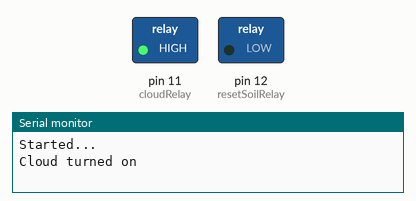
Recording of a sketch running on a simulated Arduino Uno, built with avr-gcc and run on an emulated ATmega328P. Shown: switched loads named in the sketch (green lamp = pin HIGH), the last lines printed to the serial monitor.

Above: at 0.1 s.
At 72.1 s:
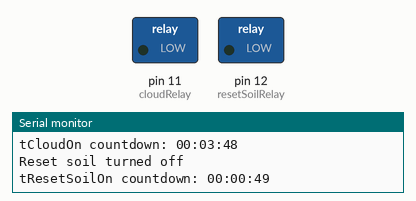
At 122.1 s:
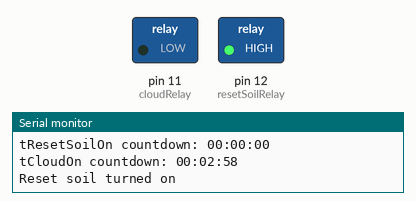
Timing chart, 0 to 123.6 s (numbered marks = the images above):
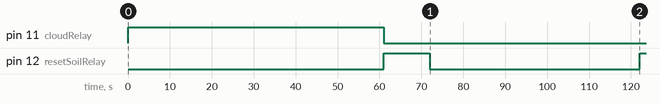

Measured:
- by itself, pin 11 (cloudRelay): HIGH → LOW at 61.0 s
- by itself, pin 12 (resetSoilRelay): LOW → HIGH at 61.1 s, → LOW 11.0 s later, → HIGH 50.0 s later

The sketch:

MoistureSensorProp.ino
```cpp
#include "Countimer.h"

const int cloudRelay = 11;
const int resetSoilRelay = 12;

Countimer tCloudOn;
Countimer tCloudOff;
Countimer tResetSoilOffset;
Countimer tResetSoilOn;
Countimer tResetSoilOff;

void setup()
{
	Serial.begin(9600);
  Serial.println("Started...");

  pinMode(cloudRelay, OUTPUT);
  pinMode(resetSoilRelay, OUTPUT);

  // digitalWrite(resetSoilRelay, HIGH);

  // run every 3 min
  tCloudOn.setCounter(0, 5, 0, tResetSoilOffset.COUNT_DOWN, turnOnCloud);
  tCloudOn.setInterval(tCloudOnCountdown, 1000);

  // run 1 min after triggered by tCloudOn
  tCloudOff.setCounter(0, 1, 0, tResetSoilOffset.COUNT_DOWN, turnOffCloud);
  tCloudOff.setInterval(tCloudOffCountdown, 1000);

  // run 1 min after program start
	tResetSoilOffset.setCounter(0, 1, 0, tResetSoilOffset.COUNT_DOWN, tResetSoilOffsetComplete);
	tResetSoilOffset.setInterval(tResetSoilOffsetCountdown, 1000);

  // run after triggered by tResetSoilOffset, and then every 3 min
	tResetSoilOn.setCounter(0, 1, 0, tResetSoilOffset.COUNT_DOWN, turnOnResetSoil);
	tResetSoilOn.setInterval(tResetSoilOnCountdown, 1000);

  // run 20 seconds after triggered by tResetSoilOn
  tResetSoilOff.setCounter(0, 0, 10, tResetSoilOffset.COUNT_DOWN, turnOffResetSoil);
  tResetSoilOff.setInterval(tResetSoilOffCountdown, 1000);

  tResetSoilOffset.restart();

  turnOnCloud();
}

void loop()
{
  tCloudOn.run();
  tCloudOff.run();
	tResetSoilOffset.run();
	tResetSoilOn.run();
  tResetSoilOff.run();
}

// tCloudOn
void tCloudOnCountdown()
{
	Serial.print("tCloudOn countdown: ");
	Serial.println(tCloudOn.getCurrentTime());
}

void turnOnCloud()
{
	Serial.println("Cloud turned on");
  digitalWrite(cloudRelay, HIGH);
  tCloudOn.restart();
  tCloudOff.restart();
}

// tCloudOff
void tCloudOffCountdown()
{
	Serial.print("tCloudOff countdown: ");
	Serial.println(tCloudOff.getCurrentTime());
}

void turnOffCloud()
{
	Serial.println("Cloud turned off");
  digitalWrite(cloudRelay, LOW);
}

// tResetSoilOffset
void tResetSoilOffsetCountdown()
{
	Serial.print("tResetSoilOffset countdown: ");
	Serial.println(tResetSoilOffset.getCurrentTime());
}

void tResetSoilOffsetComplete()
{
  Serial.println("tResetSoilOffset done. Started tResetSoilOn...");
  turnOnResetSoil();
}

// tResetSoilOn
void tResetSoilOnCountdown()
{
	Serial.print("tResetSoilOn countdown: ");
	Serial.println(tResetSoilOn.getCurrentTime());
}

void turnOnResetSoil()
{
	Serial.println("Reset soil turned on");
  digitalWrite(resetSoilRelay, HIGH);
  tResetSoilOn.restart();
  tResetSoilOff.restart();
}

// tResetSoilOff
void tResetSoilOffCountdown()
{
	Serial.print("tResetSoilOff countdown: ");
	Serial.println(tResetSoilOff.getCurrentTime());
}

void turnOffResetSoil()
{
	Serial.println("Reset soil turned off");
  digitalWrite(resetSoilRelay, LOW);
}
```
